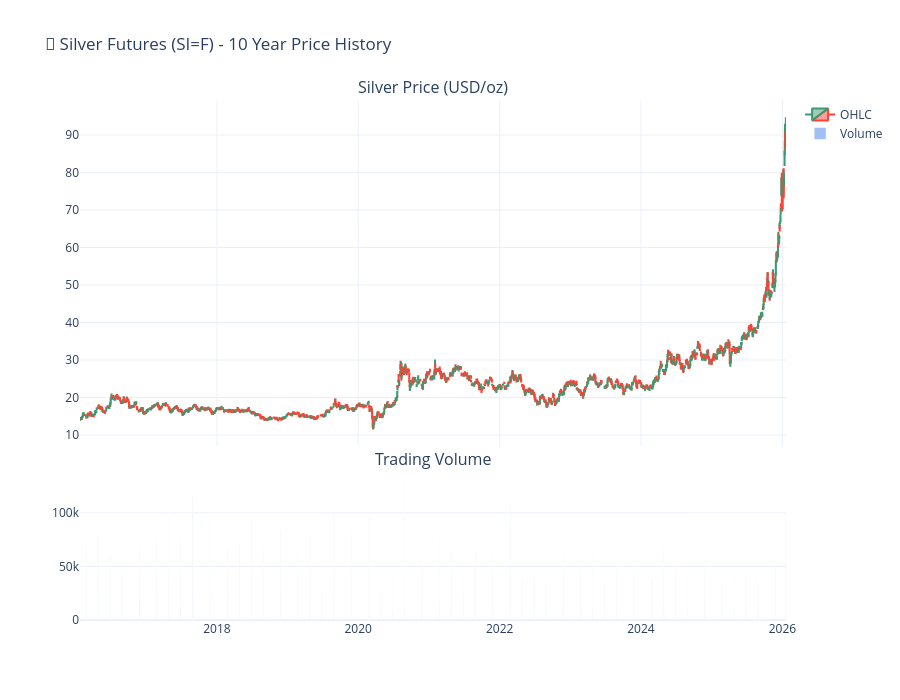

This figure's notebook cell:
### Markdown cell above
### 2.2 Price Time Series Visualization

### Code cell
# Interactive Price Chart with Plotly
fig = make_subplots(rows=2, cols=1, shared_xaxes=True, 
                    vertical_spacing=0.05,
                    subplot_titles=('Silver Price (USD/oz)', 'Trading Volume'),
                    row_heights=[0.7, 0.3])

# Price candlestick
fig.add_trace(go.Candlestick(
    x=silver_data['Date'],
    open=silver_data['Open'],
    high=silver_data['High'],
    low=silver_data['Low'],
    close=silver_data['Close'],
    name='OHLC'
), row=1, col=1)

# Volume bars
fig.add_trace(go.Bar(
    x=silver_data['Date'],
    y=silver_data['Volume'],
    name='Volume',
    marker_color='rgba(100, 149, 237, 0.6)'
), row=2, col=1)

fig.update_layout(
    title='🥈 Silver Futures (SI=F) - 10 Year Price History',
    xaxis_rangeslider_visible=False,
    height=700,
    showlegend=True,
    template='plotly_white'
)

fig.show()

### Figure 1 — Plotly figure (JSON) as saved in the notebook; plotly's stock layout.template omitted (floating-point values rounded to 4 significant figures; data arrays with more than 128 entries replaced by an {"elided": "..."} marker saying what was removed)
{"data": [{"close": {"elided": "2511 float values"}, "high": {"elided": "2511 float values"}, "low": {"elided": "2511 float values"}, "name": "OHLC", "open": {"elided": "2511 float values"}, "type": "candlestick", "x": {"elided": "2511 str values"}, "xaxis": "x", "yaxis": "y"}, {"marker": {"color": "rgba(100, 149, 237, 0.6)"}, "name": "Volume", "type": "bar", "x": {"elided": "2511 str values"}, "xaxis": "x2", "y": {"elided": "2511 int values"}, "yaxis": "y2"}], "layout": {"annotations": [{"font": {"size": 16}, "showarrow": false, "text": "Silver Price (USD/oz)", "x": 0.5, "xanchor": "center", "xref": "paper", "y": 1.0, "yanchor": "bottom", "yref": "paper"}, {"font": {"size": 16}, "showarrow": false, "text": "Trading Volume", "x": 0.5, "xanchor": "center", "xref": "paper", "y": 0.285, "yanchor": "bottom", "yref": "paper"}], "height": 700, "showlegend": true, "title": {"text": "🥈 Silver Futures (SI=F) - 10 Year Price History"}, "xaxis": {"anchor": "y", "domain": [0, 1], "matches": "x2", "rangeslider": {"visible": false}, "showticklabels": false}, "xaxis2": {"anchor": "y2", "domain": [0, 1]}, "yaxis": {"anchor": "x", "domain": [0.335, 1.0]}, "yaxis2": {"anchor": "x2", "domain": [0, 0.285]}}}
